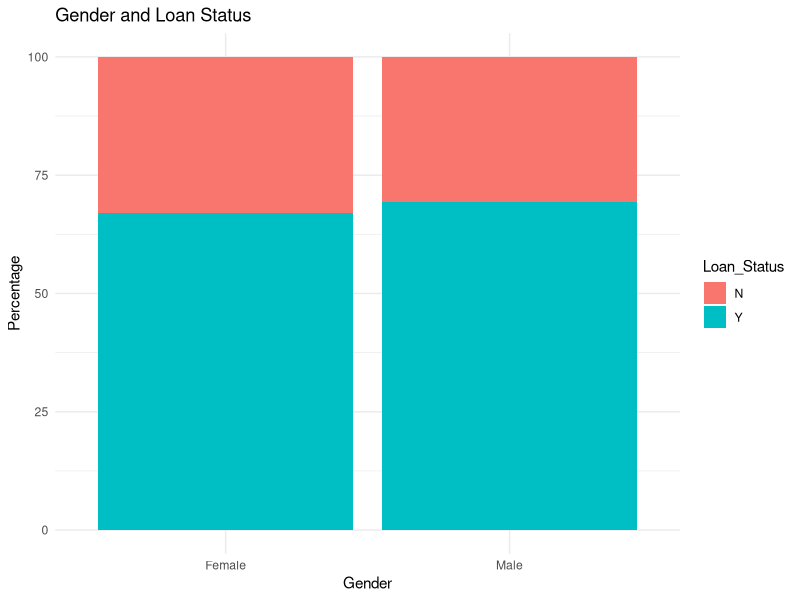
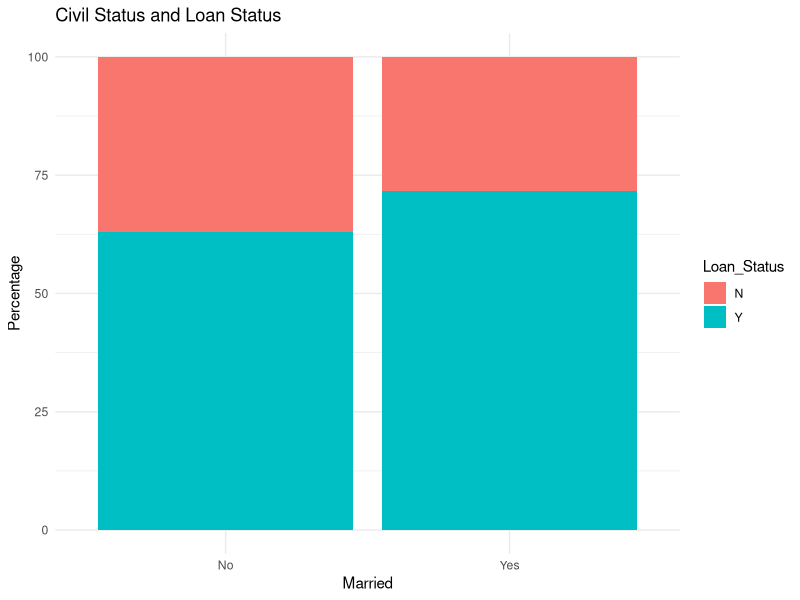
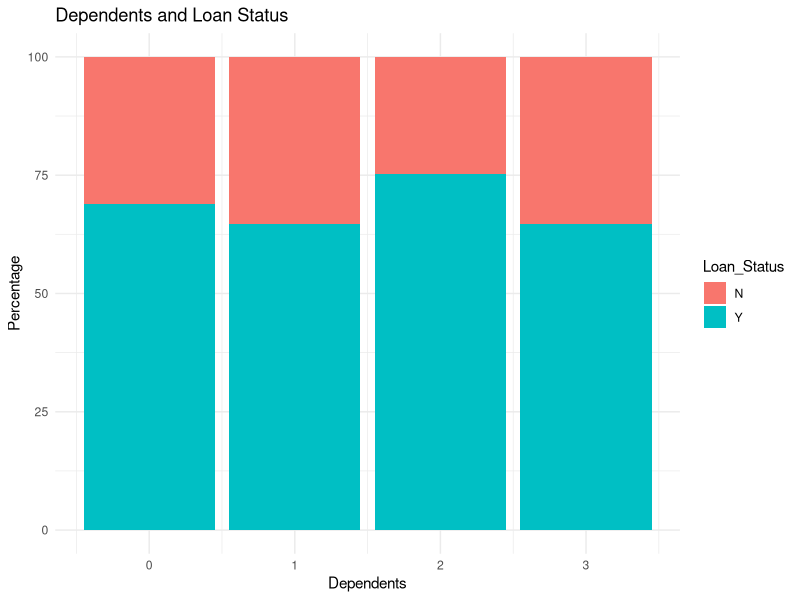
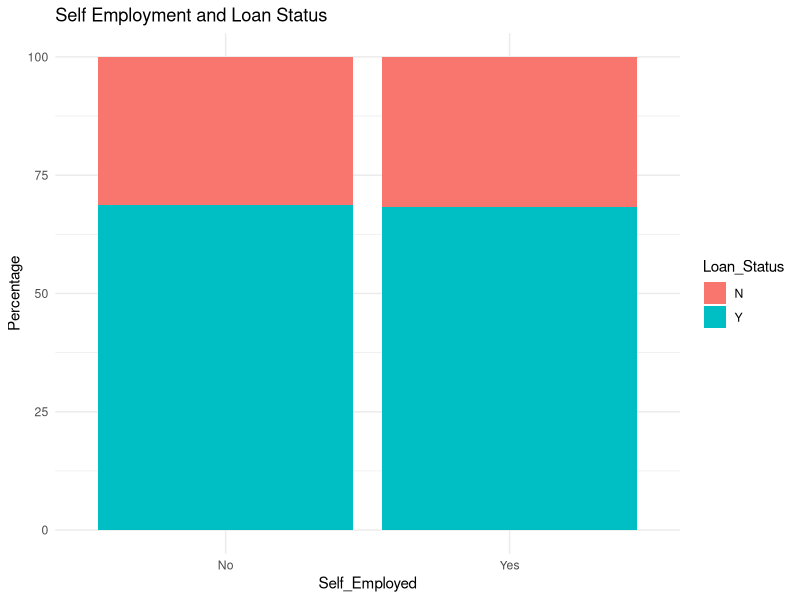
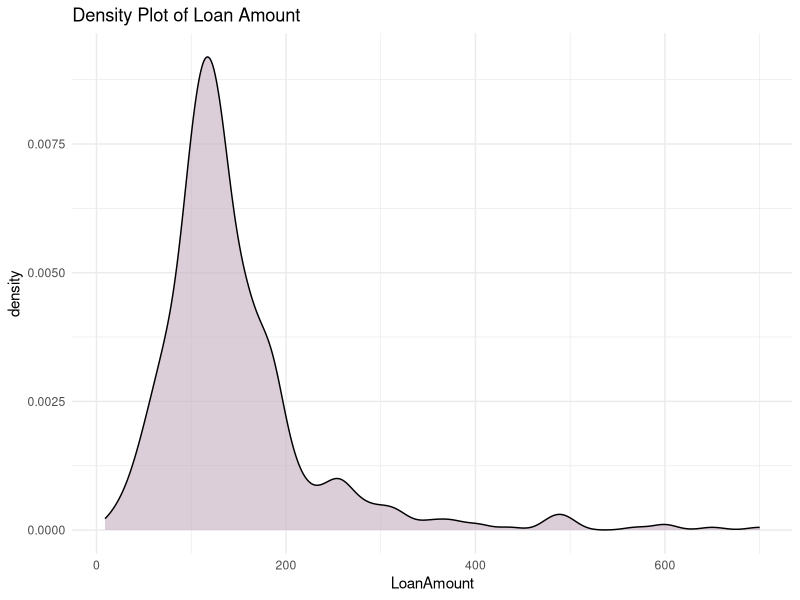
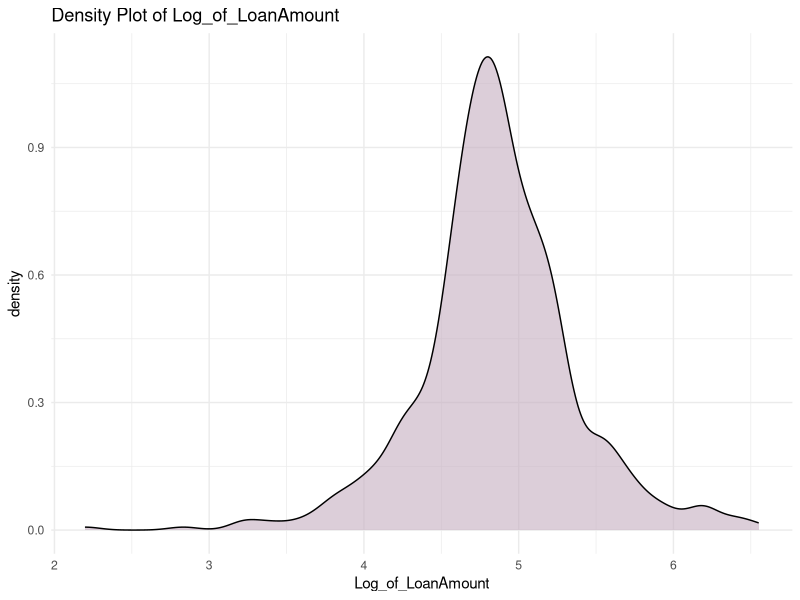
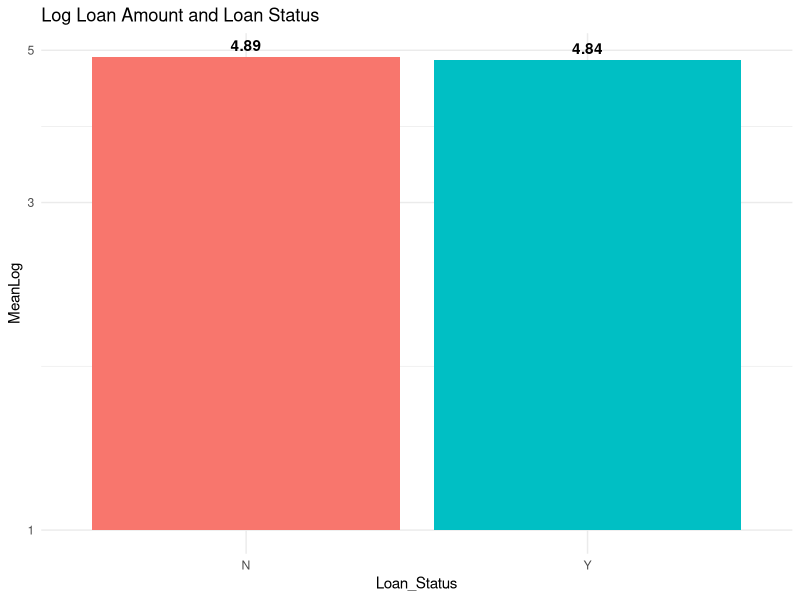
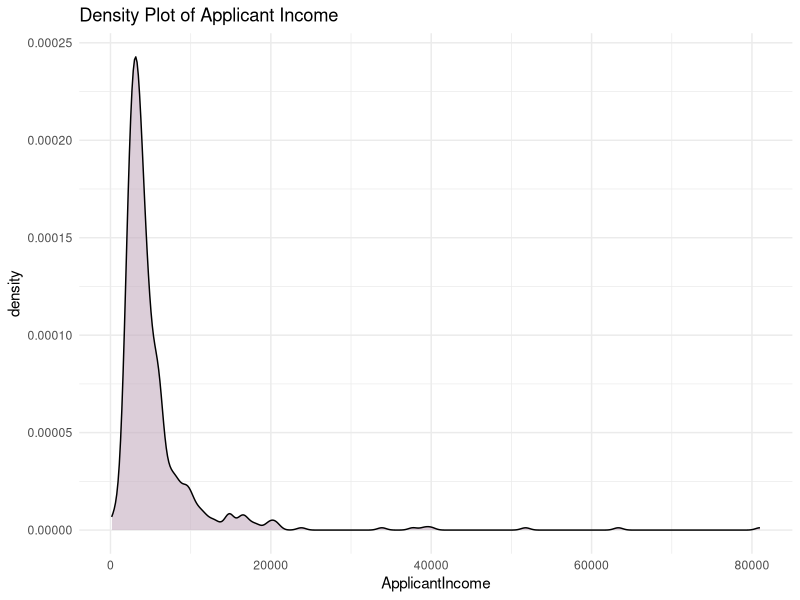

Recreate these plots in R, in order.
## ---- chunk 1
library(dplyr)
data <- readr::read_csv("train.csv")
## ---- chunk 2
as_tibble(data)
## ---- chunk 3
glimpse(data)
## ---- chunk 4
data %>% 
  filter(Gender != "") %>% 
  group_by(Gender, Loan_Status) %>% 
  summarise(Count=n()) %>% 
  mutate(Percentage=paste(round(Count*100/sum(Count),1),"%"))

## ---- chunk 5
library(ggplot2)
data %>% 
  filter(Gender != "") %>% 
  group_by(Gender, Loan_Status) %>% 
  summarise(Count=n()) %>% 
  mutate(Percentage=round(Count*100/sum(Count),1)) %>% 
  ggplot(aes(x=Gender,y=Percentage,fill=Loan_Status))+
  geom_col(position = "stack")+
  theme_minimal()+
  ggtitle("Gender and Loan Status")+
  scale_y_continuous(limits = c(0,100))  

## ---- chunk 6
data %>% 
  filter(Married != "") %>% 
  group_by(Married, Loan_Status) %>% 
  summarise(Count=n()) %>% 
  mutate(Percentage=paste(round(Count*100/sum(Count),1),"%"))

## ---- chunk 7
data %>% 
  filter(Married != "") %>% 
  group_by(Married, Loan_Status) %>% 
  summarise(Count=n()) %>% 
  mutate(Percentage=Count*100/sum(Count)) %>% 
  ggplot(aes(x=Married,y=Percentage,fill=Loan_Status))+
  geom_col(position = "stack")+
  theme_minimal()+
  ggtitle("Civil Status and Loan Status")+
  scale_y_continuous(limits = c(0,100))
## ---- chunk 8
data %>% 
  filter(Dependents != "") %>% 
  group_by(Dependents, Loan_Status) %>% 
  summarise(Count=n()) %>% 
  mutate(Percentage=paste(round(Count*100/sum(Count),1),"%"))
## ---- chunk 9
data %>% 
  filter(Dependents != "") %>% 
  group_by(Dependents, Loan_Status) %>% 
  summarise(Count=n()) %>% 
  mutate(Percentage=Count*100/sum(Count)) %>% 
  ggplot(aes(x=Dependents,y=Percentage,fill=Loan_Status))+
  geom_col(position = "stack")+
  theme_minimal()+
  ggtitle("Dependents and Loan Status")+
  scale_y_continuous(limits = c(0,100))

## ---- chunk 10
data %>% 
  filter(Self_Employed != "") %>% 
  group_by(Self_Employed, Loan_Status) %>% 
  summarise(Count=n()) %>% 
  mutate(Percentage=paste(round(Count*100/sum(Count),1),"%"))
## ---- chunk 11
data %>% 
  filter(Self_Employed != "") %>% 
  group_by(Self_Employed, Loan_Status) %>% 
  summarise(Count=n()) %>% 
  mutate(Percentage=round(Count*100/sum(Count),1)) %>% 
  ggplot(aes(x=Self_Employed,y=Percentage,fill=Loan_Status))+
  geom_col(position = "stack")+
  theme_minimal()+
  ggtitle("Self Employment and Loan Status")+
  scale_y_continuous(limits = c(0,100))
## ---- chunk 12
data %>% 
  filter(LoanAmount != "") %>% 
  ggplot(aes(x=LoanAmount))+
  geom_density(fill="#C4ADBF",alpha=0.6)+
  theme_minimal()+
  ggtitle("Density Plot of Loan Amount")
## ---- chunk 13
data %>% 
  filter(LoanAmount != "") %>% 
  mutate(Log_of_LoanAmount = log(LoanAmount)) %>% 
  ggplot(aes(x=Log_of_LoanAmount))+
  geom_density(fill="#C4ADBF",alpha=0.6)+
  theme_minimal()+
  ggtitle("Density Plot of Log_of_LoanAmount")
## ---- chunk 14
data %>% 
  filter(LoanAmount != "") %>% 
  mutate(Log_of_LoanAmount = log(LoanAmount)) %>% 
  group_by(Loan_Status) %>% 
  summarise(Count = n(), 
            MeanLoanAmount=round(mean(LoanAmount),2),
            MeanLog=round(mean(Log_of_LoanAmount),2))
## ---- chunk 15
data %>% 
  filter(LoanAmount != "") %>% 
  mutate(Log_of_LoanAmount = log(LoanAmount)) %>% 
  group_by(Loan_Status) %>% 
  summarise(Mean=round(mean(LoanAmount),2),MeanLog=round(mean(Log_of_LoanAmount),2)) %>% 
  ggplot(aes(x=Loan_Status,y=MeanLog))+
  theme_minimal()+
  geom_col(fill=c("#F8766D","#00BFC4"))+
  geom_text(aes(label=MeanLog), vjust = -0.5, fontface = "bold")+
  scale_y_continuous(trans='log10')+
  ggtitle("Log Loan Amount and Loan Status")
## ---- chunk 16
data %>% 
  ggplot(aes(x=ApplicantIncome))+
  geom_density(fill="#C4ADBF",alpha=0.6)+
  theme_minimal()+
  ggtitle("Density Plot of Applicant Income")
## ---- chunk 17
data %>% 
  mutate(Log_ApplicantIncome = log(ApplicantIncome)) %>% 
  ggplot(aes(x=Log_ApplicantIncome))+
  geom_density(fill="#C4ADBF",alpha=0.6)+
  theme_minimal()+
  ggtitle("Density Plot of Log Applicant Income")
## ---- chunk 18
data %>% 
  mutate(Log_ApplicantIncome = log(ApplicantIncome)) %>% 
  group_by(Loan_Status) %>% 
  summarise(Count = n(),
            MeanApplicantIncome=round(mean(ApplicantIncome),2),
            MeanLog=round(mean(Log_ApplicantIncome),2))
## ---- chunk 19
data %>% 
  mutate(Log_ApplicantIncome = log(ApplicantIncome)) %>% 
  group_by(Loan_Status) %>% 
  summarise(Mean=round(mean(ApplicantIncome),2),
            MeanLog=round(mean(Log_ApplicantIncome),2)) %>% 
  ggplot(aes(x=Loan_Status,y=MeanLog))+
  theme_minimal()+
  geom_col(fill=c("#F8766D","#00BFC4"))+
  geom_text(aes(label=MeanLog), vjust = -0.5, fontface = "bold")+
  scale_y_continuous(trans='log10')+
  ggtitle("Log Loan Amount and Loan Status")
## ---- chunk 20
data %>% 
  ggplot(aes(x=CoapplicantIncome))+
  geom_density(fill="#C4ADBF",alpha=0.6)+
  theme_minimal()+
  ggtitle("Density Plot of Coapplicant Income")
## ---- chunk 21
data %>% 
  filter(CoapplicantIncome != "" & CoapplicantIncome>0) %>% 
  mutate(Log_CoapplicantIncome = log(CoapplicantIncome)) %>% 
  ggplot(aes(x=Log_CoapplicantIncome))+
  geom_density(fill="#C4ADBF",alpha=0.6)+
  theme_minimal()+
  ggtitle("Density Plot of Log Coapplicant Income")
## ---- chunk 22
data %>% 
  filter(CoapplicantIncome>0) %>% 
  mutate(Log_CoapplicantIncome = log(CoapplicantIncome)) %>% 
  group_by(Loan_Status) %>% 
  summarise(Count = n(),
            MeanCoapplicantIncome=round(mean(CoapplicantIncome),2),
            MeanLog=round(mean(Log_CoapplicantIncome),2))
## ---- chunk 23
data %>% 
  filter(CoapplicantIncome>0) %>% 
  mutate(Log_CoapplicantIncome = log(CoapplicantIncome)) %>% 
  group_by(Loan_Status) %>% 
  summarise(MeanCoapplicantIncome=round(mean(CoapplicantIncome),2),
            MeanLog=round(mean(Log_CoapplicantIncome),2)) %>% 
  ggplot(aes(x=Loan_Status,y=MeanLog))+
  theme_minimal()+
  geom_col(fill=c("#F8766D","#00BFC4"))+
  geom_text(aes(label=MeanLog), vjust = -0.5, fontface = "bold")+
  scale_y_continuous(trans='log10')+
  ggtitle("Log Coapplicant Income and Loan Status")
## ---- chunk 24
data %>% 
  filter(Loan_Amount_Term != "") %>% 
  mutate(Loan_Amount_Term = factor(Loan_Amount_Term),
         Loan_Amount_Term = forcats::fct_lump(Loan_Amount_Term, n = 3)) %>% 
  group_by(Loan_Amount_Term,Loan_Status) %>% 
  summarise(Count=n()) %>% 
  mutate(Percentage  = paste(round(Count*100/sum(Count),1),"%"))
## ---- chunk 25
data %>% 
  filter(Loan_Amount_Term != "") %>% 
  mutate(Loan_Amount_Term = factor(Loan_Amount_Term),
         Loan_Amount_Term = forcats::fct_lump(Loan_Amount_Term, n = 3)) %>% 
  group_by(Loan_Amount_Term,Loan_Status) %>% 
  summarise(Count=n()) %>% 
  mutate(Percentage  = round(Count*100/sum(Count),1)) %>% 
  ggplot(aes(x=Loan_Amount_Term,y=Percentage,fill=Loan_Status))+
  geom_col(position = 'stack')+
  ggtitle("Loan Amount Term and Loan Status (Top 3)")+
  scale_y_continuous(limits = c(0,100))+
  theme_minimal()
## ---- chunk 26
data %>% 
  filter(Credit_History != "") %>% 
  group_by(Credit_History,Loan_Status) %>% 
  summarise(Count=n()) %>% 
  mutate(Percentage  = paste(round(Count*100/sum(Count),1),"%"))
## ---- chunk 27
data %>% 
  filter(Credit_History != "") %>% 
  mutate(Credit_History = factor(Credit_History)) %>% 
  group_by(Credit_History,Loan_Status) %>% 
  summarise(Count=n()) %>% 
  mutate(Percentage  = Count*100/sum(Count)) %>% 
  ggplot(aes(x=Credit_History,y=Percentage,fill=Loan_Status))+
  geom_col(position="stack")+
  scale_y_continuous(limits = c(0,100))+
  ggtitle("Credit History and Loan Status")+
  theme_minimal()

## ---- chunk 28
data %>% 
  group_by(Property_Area,Loan_Status) %>% 
  summarise(Count=n()) %>% 
  mutate(Percentage  = paste(round(Count*100/sum(Count),1),"%"))
## ---- chunk 29
data %>% 
  group_by(Property_Area,Loan_Status) %>% 
  summarise(Count=n()) %>% 
  mutate(Percentage  = Count*100/sum(Count)) %>% 
  ggplot(aes(x=Property_Area,y=Percentage,fill=Loan_Status))+
  geom_col(position="stack")+
  scale_y_continuous(limits = c(0,100))+
  ggtitle("Property Area and Loan Status")+
  theme_minimal()

